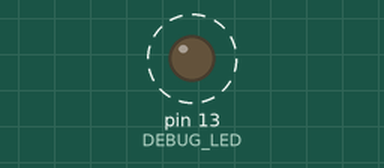
Recording of a sketch running on a simulated Arduino Uno, built with avr-gcc and run on an emulated ATmega328P. Shown: output pins drawn as LEDs (lit = HIGH). Dashed ring = blinking. What the sketch prints to the serial monitor is not drawn.

Above: at 0.2 s.
Timing chart, 0 to 3.0 s (numbered marks = the images above):
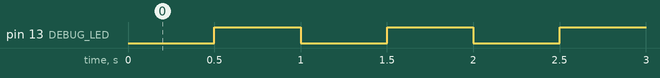

The sketch:

AirSystem8266.ino
```cpp
/*
  AirSystem v1.00b

  Control AirSystem thougth WiFi based on ESP8266 module

  Created 27 January 2017
  by Denis Silivanov
  denis_n73@mail.ru
*/

#include "config.h"
#include "debug.h"

void setup() {

}

void loop() {
  DebugHandle();
}
```

debug.h
```cpp
// === STATUS LED ================================================
#ifndef DEBUG_LED
  #define LedBlinkHandle()
#else
unsigned long LastLedMillis  = 0;
unsigned int  LedBlinkPeriod = 250;
bool statusLedInited = false;
void LedBlinkHandle() {
  if(!statusLedInited) {
    statusLedInited = true;
    pinMode(DEBUG_LED, OUTPUT);
  } else {
    if(millis()-LastLedMillis>=LedBlinkPeriod) {
      digitalWrite(DEBUG_LED, !digitalRead(DEBUG_LED));
      LastLedMillis = millis();
    }
  }
}
void setLedPeriod(unsigned int _period) {
  LedBlinkPeriod = _period;
}
#endif

// === DEBUG =====================================================
#ifdef USE_DEBUG
  #ifndef PROGRAMM_NAME
    #define PROGRAMM_NAME "unknown"
  #endif
  #ifndef PROGRAMM_VERSION
    #define PROGRAMM_VERSION "unknown"
  #endif
  #ifndef PROGRAMM_AUTHOR
    #define PROGRAMM_AUTHOR "unknown"
  #endif
  #ifndef PROGRAMM_CONTACT
    #define PROGRAMM_CONTACT "unknown"
  #endif
  #ifndef DEBUG_BAUD_RATE
    #define DEBUG_BAUD_RATE 115200
  #endif
  #ifndef DEBUG
    #define DEBUG Serial
  #endif
  #ifndef DEBUG_TEST_PERIOD
  #define DEBUG_TEST_PERIOD   0
  #endif
  #ifndef DEBUG_INIT_DELAY
  #define DEBUG_INIT_DELAY   0
  #endif
  bool debugInited = false;
  unsigned long LastSerialMillis = 0;
  void DebugHandle() {
    LedBlinkHandle();
    if(!debugInited) {
      if(millis()>=DEBUG_INIT_DELAY*1000) {
        DEBUG.begin(DEBUG_BAUD_RATE);
        DEBUG.println("#=======================================");
        DEBUG.println("# Programm : " + String(PROGRAMM_NAME));
        DEBUG.println("# Version  : " + String(PROGRAMM_VERSION));
        DEBUG.println("# Author   : " + String(PROGRAMM_AUTHOR));
        DEBUG.println("# Contact  : " + String(PROGRAMM_CONTACT));
        DEBUG.println("#=======================================\r\n");
        debugInited = true;
        if(DEBUG_TEST_PERIOD) setLedPeriod((DEBUG_TEST_PERIOD*1000)/2);
        else setLedPeriod(500);
        LastSerialMillis = millis();
      }
    } else {
      if(DEBUG_TEST_PERIOD) {
        if(millis()-LastSerialMillis>=DEBUG_TEST_PERIOD*1000) {
          DEBUG.print("Time from start: ");
          DEBUG.print(millis()/1000);
          DEBUG.println("s");
          LastSerialMillis = millis();
        }
      }
    }
  }
#else
   struct {
    template<typename... ARGS> void begin(ARGS...) {}
    template<typename... ARGS> void print(ARGS...) {}
    template<typename... ARGS> void println(ARGS...) {}
    template<typename... ARGS> void printf(ARGS...) {}
    template<typename... ARGS> void write(ARGS...) {}
    template<typename... ARGS> int  available(ARGS...) {}
    template<typename... ARGS> byte read(ARGS...) {}
   } DEBUG;
   #define DebugHandle(...)
   #define pirntSerialTest(...)
#endif
```

config.h
```cpp
// PROGRAMM INFO =========================================
#define PROGRAMM_NAME        "AirSystem8266"
#define PROGRAMM_VERSION     "1.00b"
#define PROGRAMM_AUTHOR      "Denis Silivanov"
#define PROGRAMM_CONTACT     "denis_n73@mail.ru"

// DEBUG CONFIG ==========================================
#define USE_DEBUG
#define DEBUG_LED                13
//#define DEBUG_BAUD_RATE      38400 // default 115200

// WIFI CONFIG ===========================================
//--- as AccessPoint -------------------------------------
#define DEF_AP_SSID       PROGRAMM_NAME // + _ChipID
#define DEF_AP_HIDDEN     false         // false - visible
#define DEF_AP_PASS       ""            // FREE

//--- as Client ------------------------------------------
#define DEF_CLI_SSID      ""
#define DEF_CLI_PASS      ""

// OTHER CONFIG ==========================================
```

Measured:
- by itself, pin 13 (DEBUG_LED): alternates HIGH for 0.50 s and LOW for 0.50 s
